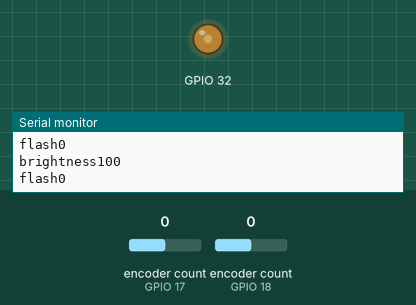
A program run on a simulated ESP32. On the bench: output pins drawn as LEDs (lit = HIGH), the last lines printed to the serial monitor. Dashed ring = blinking. Inputs (shaded band) come from the test bench; at power-on: encoder count (sensors on GPIO 18, GPIO 17) 0.

Above: at 1.2 s.
1.3 s: encoder count (sensor on GPIO 18) set to 1
At 1.6 s:
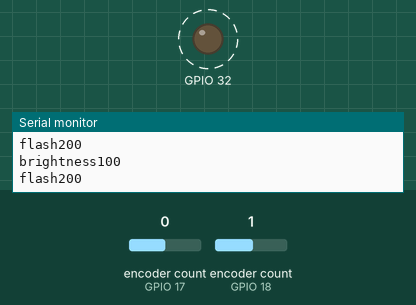
4.3 s: encoder count (sensor on GPIO 17) set to 1
7.3 s: encoder count (sensor on GPIO 18) set to 5
At 8.3 s:
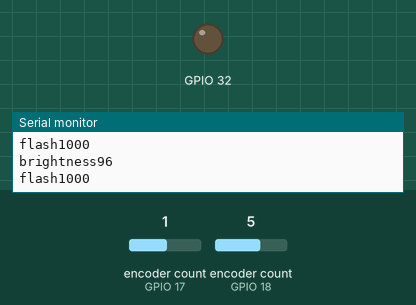
8.8 s: encoder count (sensor on GPIO 17) set to 2
Timing chart, 0 to 12.8 s (numbered marks = the images above; inputs shaded):
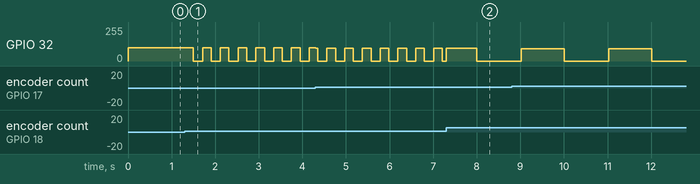

The program:

main.cpp
```cpp
#include <Arduino.h>

#include <ESP32Encoder.h>

ESP32Encoder enc1;
ESP32Encoder enc2;

void setup()
{
  ESP32Encoder::useInternalWeakPullResistors = UP;
  enc1.attachHalfQuad(17, 5);
  enc2.attachHalfQuad(18, 19);

  pinMode(4, INPUT_PULLUP);
  pinMode(16, INPUT_PULLUP);

  // pinMode(32, OUTPUT);
  // pinMode(35, OUTPUT);

  ledcSetup(0, 25000, 8);
  ledcAttachPin(32, 0);

  Serial.begin(115200);
}

long pos1 = 0;
long pos2 = 0;

float brightness = 100;
long flash = 0;

unsigned long lastMillis = 0;

void loop()
{

  long newPos1 = enc1.getCount();
  long newPos2 = enc2.getCount();
  long delta1 = pos1 - newPos1;
  long delta2 = pos2 - newPos2;
  /*

    if (newPos1 != pos1)
      Serial.println("pos1" + String((int32_t)enc1.getCount()));
    if (newPos2 != pos2)
      Serial.println("pos2" + String((int32_t)enc2.getCount()));

  */
  pos1 = newPos1;
  pos2 = newPos2;

  brightness += delta1 * 2;
  if (brightness < 0)
  {
    brightness = 0;
  }
  else if (brightness > 254)
  {
    brightness = 254;
  }

  flash -= delta2 * 100;
  if (flash < 0)
  {
    flash = 0;
  }
  else if (flash > 2000)
  {
    flash = 2000;
  }

  Serial.println("brightness" + String((int32_t)brightness));
  Serial.println("flash" + String((int32_t)flash));

  if ((millis() - lastMillis) < flash)
  {
    ledcWrite(0, brightness);
  }
  else if ((millis() - lastMillis) < flash * 2)
  {
    ledcWrite(0, 0);
  }
  else
  {
    lastMillis = millis();
  }

  if (flash == 0)
  {
    ledcWrite(0, brightness);
  }

      delay(10);
}
```

Measured:
- after the input at 1.3 s, GPIO 32: alternates 100/255 for 0.20 s and 0/255 for 0.21 s, starting after 0.20 s
